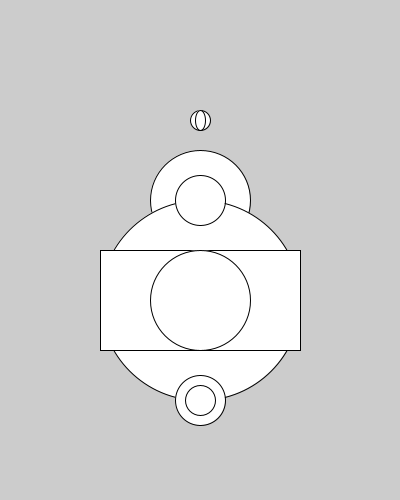
Frame 1 (no input)
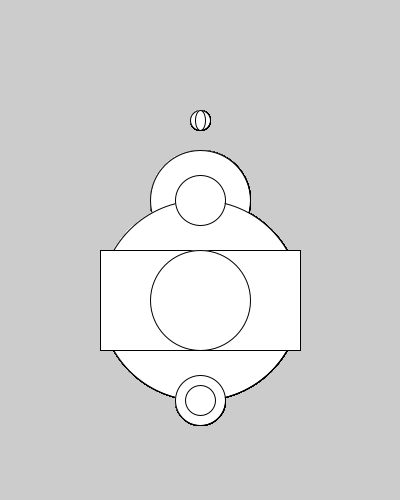
Frame 60 (the mouse pressed at the canvas centre just before this capture)
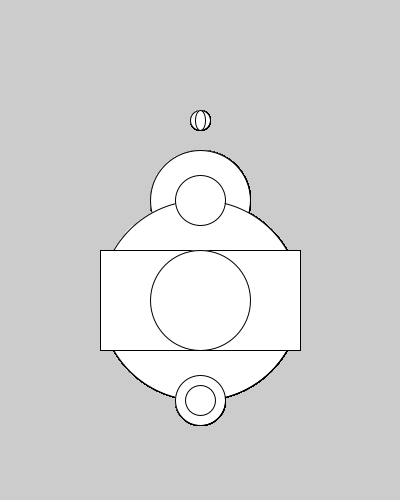
Frame 120 (the mouse held since frame 60 and released just before this capture)

The Processing sketch that drew these frames (run headless with seeded random() and noise(); from frame 60 on, the mouse is pressed at the canvas centre):

// Processing sketch: sketch_190604a
// ── sketch_190604a.pde


void setup() {
  size (400,500);
}

void draw() {
  int x = 50;

  ellipse(200,200,100,100);
    ellipse (200,300,200,200);
        rect (100,250,200,100);
        ellipse (200,200,50,50);
        ellipse (200,300,100,100);
        ellipse (200,400,50,50);
        ellipse (200,400,30,30);
        ellipse (200,120,20,20);
        ellipse (200,120,10,20);
}
 

  
